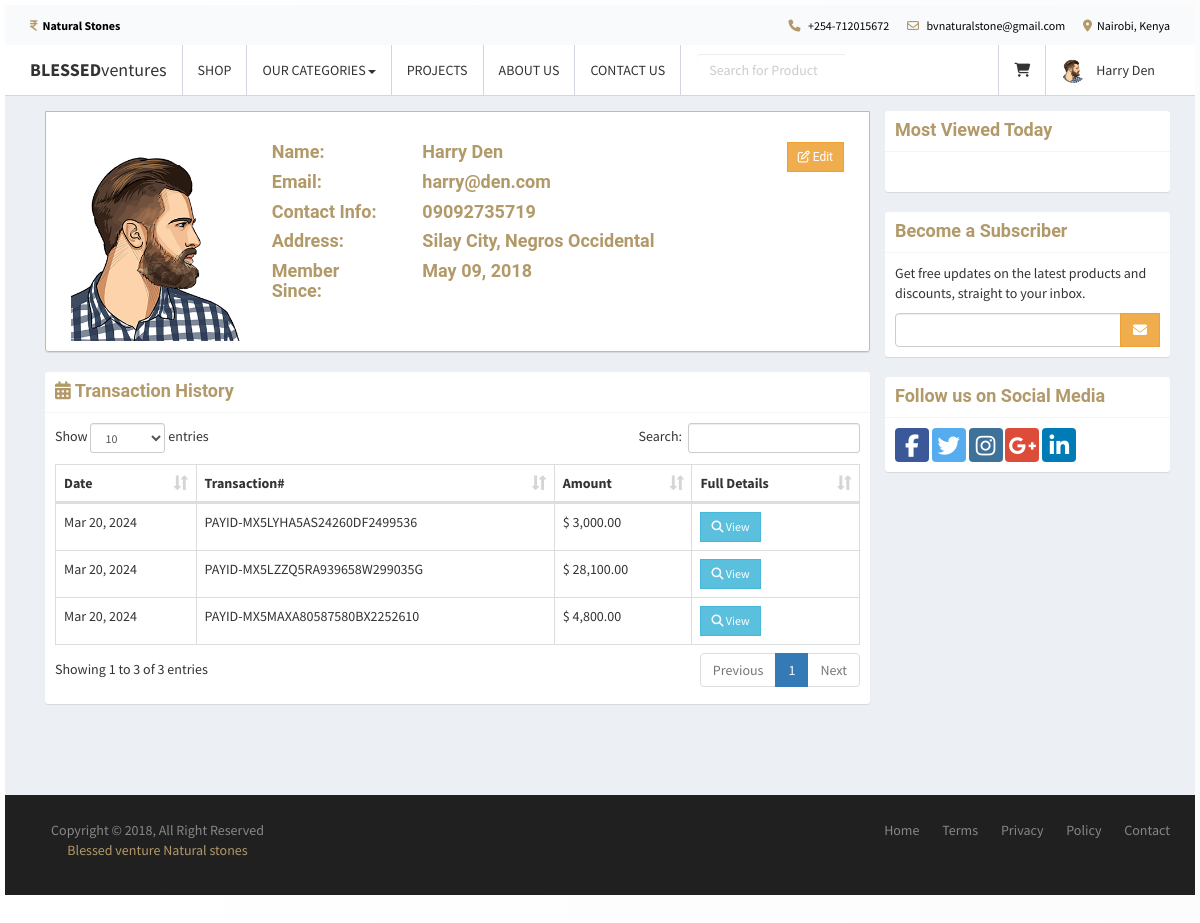
/profile.php (signed in), run on the app's committed database.
### tables this page shows
CREATE TABLE IF NOT EXISTS `users` (
`id` int(11) NOT NULL,
  `email` varchar(200) NOT NULL,
  `password` varchar(60) NOT NULL,
  `type` int(1) NOT NULL,
  `firstname` varchar(50) NOT NULL,
  `lastname` varchar(50) NOT NULL,
  `address` text NOT NULL,
  `contact_info` varchar(100) NOT NULL,
  `photo` varchar(200) NOT NULL,
  `status` int(1) NOT NULL,
  `activate_code` varchar(15) NOT NULL,
  `reset_code` varchar(15) NOT NULL,
  `created_on` date NOT NULL
);

CREATE TABLE IF NOT EXISTS `sales` (
`id` int(11) NOT NULL,
  `user_id` int(11) NOT NULL,
  `pay_id` varchar(50) NOT NULL,
  `sales_date` date NOT NULL
);

### includes/session.php (called while the page is built, shortened)
<?php
	include 'includes/conn.php';
	if(isset($_SESSION['user'])){
		$conn = $pdo->open();
		try{
			$stmt = $conn->prepare("SELECT * FROM users WHERE id=:id");
			$stmt->execute(['id'=>$_SESSION['user']]);
			$user = $stmt->fetch();
		}
		catch(PDOException $e){
			echo "There is some problem in connection: " . $e->getMessage();
		}
	}
?>

### profile.php (the view, shortened to what this page needs)
<?php include 'includes/session.php'; ?>
<?php include 'includes/header.php'; ?>
<body class="hold-transition skin-black-light layout-top-nav">
<div class="wrapper">
	<?php include 'includes/navbar.php'; ?>
	  <div class="content-wrapper">
	    <div class="container">
	      <section class="content">
	        <div class="row">
	        	<div class="col-sm-9">
	        		<div class="box box-solid">
	        			<div class="box-body" style="background:white; border: 1.5px solid #ceb990; padding-top: 30px;">
	        				<div class="col-sm-3">
	        					<img src="<?php echo (!empty($user['photo'])) ? 'images/'.$user['photo'] : 'images/profile.jpg'; ?>" width="100%">
	        				</div>
	        				<div class="col-sm-9">
	        					<div class="row">
	        						<div class="col-sm-3">
	        							<h4>Name:</h4>
	        							<h4>Email:</h4>
	        							<h4>Contact Info:</h4>
	        							<h4>Address:</h4>
	        							<h4>Member Since:</h4>
	        						</div>
	        						<div class="col-sm-9">
	        							<h4><?php echo $user['firstname'].' '.$user['lastname']; ?>
	        								<span class="pull-right">
	        									<a href="#edit" class="btn btn-warning btn-flat btn-sm" data-toggle="modal"><i class="fa fa-edit"></i> Edit</a>
	        								</span>
	        							</h4>
	        							<h4><?php echo $user['email']; ?></h4>
	        							<h4><?php echo (!empty($user['contact_info'])) ? $user['contact_info'] : 'N/a'; ?></h4>
	        							<h4><?php echo (!empty($user['address'])) ? $user['address'] : 'N/a'; ?></h4>
	        							<h4><?php echo date('M d, Y', strtotime($user['created_on'])); ?></h4>
	        						</div>
	        					</div>
	        				</div>
	        			</div>
	        		</div>
	        		<div class="box box-solid">
	        			<div class="box-header with-border">
	        				<h4 class="box-title"><i class="fa fa-calendar"></i> <b>Transaction History</b></h4>
	        			</div>
	        			<div class="box-body">
	        				<table class="table table-bordered" id="example1">
	        					<thead>
	        						<th>Date</th>
	        						<th>Transaction#</th>
	        						<th>Amount</th>
	        						<th>Full Details</th>
	        					</thead>
	        					<tbody>
	        					<?php
	        						$conn = $pdo->open();
	        						try{
	        							$stmt = $conn->prepare("SELECT * FROM sales WHERE user_id=:user_id ORDER BY sales_date DESC");
	        							$stmt->execute(['user_id'=>$user['id']]);
	        							foreach($stmt as $row){
	        								$stmt2 = $conn->prepare("SELECT * FROM details LEFT JOIN products ON products.id=details.product_id WHERE sales_id=:id");
	        								$stmt2->execute(['id'=>$row['id']]);
	        								$total = 0;
	        								foreach($stmt2 as $row2){
	        									$subtotal = $row2['price']*$row2['quantity'];
	        									$total += $subtotal;
	        								}
	        								echo "
	        									<tr>
	        										<td class='hidden'></td>
	        										<td>".date('M d, Y', strtotime($row['sales_date']))."</td>
	        										<td>".$row['pay_id']."</td>
	        										<td>&#36; ".number_format($total, 2)."</td>
	        										<td><button class='btn btn-sm btn-flat btn-info transact' data-id='".$row['id']."'><i class='fa fa-search'></i> View</button></td>
	        									</tr>
	        								";
	        							}
	        						}
        							catch(PDOException $e){
										echo "There is some problem in connection: " . $e->getMessage();
									}
	        					?>
	        					</tbody>
	        				</table>
	        			</div>
	        		</div>
	        	</div>
	        	<div class="col-sm-3">
	        		<?php include 'includes/sidebar.php'; ?>
	        	</div>
	        </div>
	      </section>
	    </div>
	  </div>
  	<?php include 'includes/footer.php'; ?>
</body>
</html>

### includes/navbar.php (shortened to what this page needs)
<div id="top-header">
  <div class="container">
    <ul class="header-links pull-left">
      <li><a href="#"><i class="fa fa-inr"></i><b>Natural Stones</b></a></li>
    </ul>
    <ul class="header-links pull-right">
      <li><a href="#"><i class="fa fa-phone"></i> +254-712015672</a></li>
      <li><a href="#"><i class="fa fa-envelope-o"></i> bvnaturalstone@gmail.com</a></li>
      <li><a href="#"><i class="fa fa-map-marker"></i>Nairobi, Kenya</a></li>
    </ul>
  </div>
</div>
<div class="main-header">
  <nav class="navbar navbar-static-top">
    <div class="container">
      <div class="navbar-header">
        <a href="index.php" class="navbar-brand"><b>BLESSED</b>ventures</a>
      </div>
      <div class="collapse navbar-collapse pull-left" id="navbar-collapse">
        <ul class="nav navbar-nav">
          <li><a href="index.php">SHOP</a></li>
          <li class="dropdown">
            <a href="#" class="dropdown-toggle" data-toggle="dropdown">OUR CATEGORIES<span class="caret"></span></a>
          </li>
          <li><a href="gallery.php">PROJECTS</a></li>
          <li><a href="about_us.php">ABOUT US</a></li>
          <li><a href="about_us.php#contact_us">CONTACT US</a></li>
        </ul>
        <form method="POST" class="navbar-form navbar-left" action="search.php">
          <div class="input-group">
              <input type="text" class="form-control" id="navbar-search-input" name="keyword" placeholder="Search for Product" required>
          </div>
        </form>
      </div>
      <div class="navbar-custom-menu">
        <ul class="nav navbar-nav">
          <li class="dropdown messages-menu">
            <a href="#" class="dropdown-toggle" data-toggle="dropdown">
              <i class="fa fa-shopping-cart"></i>
            </a>
          </li>
          <?php
            if(isset($_SESSION['user'])){
              $image = (!empty($user['photo'])) ? 'images/'.$user['photo'] : 'images/profile.jpg';
              echo '
                <li class="dropdown user user-menu">
                  <a href="#" class="dropdown-toggle" data-toggle="dropdown">
                    <img src="'.$image.'" class="user-image" alt="User Image">
                    <span class="hidden-xs">'.$user['firstname'].' '.$user['lastname'].'</span>
                  </a>
                  <ul class="dropdown-menu">
                    <li class="user-header">
                      <img src="'.$image.'" class="img-circle" alt="User Image">
                      <p>
                        '.$user['firstname'].' '.$user['lastname'].'
                        <small>Member since '.date('M. Y', strtotime($user['created_on'])).'</small>
                      </p>
                    </li>
                    <li class="user-footer">
                      <div class="pull-left">
                        <a href="profile.php" class="btn btn-default btn-flat">Profile</a>
                      </div>
                      <div class="pull-right">
                        <a href="logout.php" class="btn btn-default btn-flat">Sign out</a>
                      </div>
                    </li>
                  </ul>
                </li>
              ';
            }
            else{
              echo "
                <li><a href='login.php'>LOGIN</a></li>
                <li><a href='signup.php'>SIGNUP</a></li>
              ";
            }
          ?>
        </ul>
      </div>
    </div>
  </nav>
</div>

### css/style.css (style rules this page uses)
body { font-family: 'Source Sans Pro', 'Helvetica Neue', Helvetica, Arial, sans-serif,'Open Sans', 'Roboto', 'Lato', 'Montserrat', sans-serif, 'Playfair Display', serif; font-weight: 400; overflow-x: hidden; overflow-y: auto; margin: 0; padding: 5px; background-image: linear-gradient(to right, #ffffff 0%, rgb(252, 252, 252) 100%); }
h1, h2, h3, h4, h5, h6 { font-family: 'Roboto', sans-serif; color: #b29969; font-weight: 700; margin: 0 0 10px; }
a { color: #000000; font-weight: 500; -webkit-transition: 0.2s color; transition: 0.2s color; }
ul, ol { margin: 0; padding: 0; }
.container { padding: 0 15px; background-color: transparent; }
img, ion-icon, button, a { display: block; }
#top-header { padding-top: 10px; padding-bottom: 10px; background-color: transparent; }
.header-links li { display: inline-block; margin-right: 15px; font-size: 12px; }
.header-links li:last-child { margin-right: 0px; }
.header-links li a { color: #000000; }
.header-links li i { color: #b29969; margin-right: 5px; }

### css/box.css (style rules this page uses)
.box-title { display: inline-grid; margin-left: 0px; }

### includes/header.php (style rules this page uses)
@media (min-width: 768px) { #navbar-search-input { width: 60px; } }
@media (min-width: 992px) { #navbar-search-input { width: 150px; } }

### includes/footer.php (style rules this page uses)
ul { margin: 0px; padding: 0px; }

### data on the page
users: photo (picture), firstname "Harry", lastname "Den", email "harry@den.com", contact_info "09092735719", address "Silay City, Negros Occidental", created_on "May 09, 2018"
sales: sales_date "Mar 20, 2024", pay "PAYID-MX5LYHA5AS24260DF2499536", total "3,000.00"
sales: sales_date "Mar 20, 2024", pay "PAYID-MX5LZZQ5RA939658W299035G", total "28,100.00"
sales: sales_date "Mar 20, 2024", pay "PAYID-MX5MAXA80587580BX2252610", total "4,800.00"
